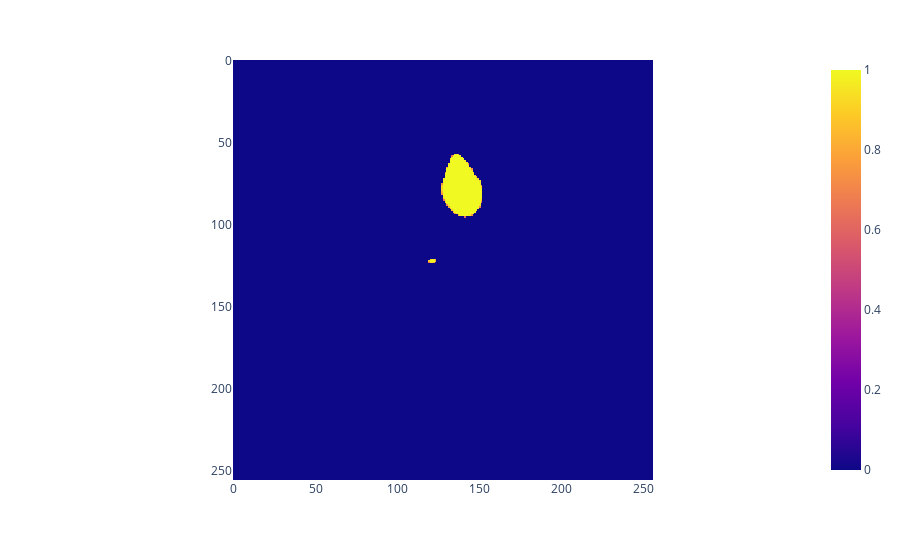

Notebook source saved alongside this figure:
### Code cell
fig = px.imshow(threshed_pred[0,0,17])
fig.show()

### Figure 1 — Plotly figure (JSON) as saved in the notebook; plotly's stock layout.template omitted (floating-point values rounded to 4 significant figures; data arrays with more than 128 entries replaced by an {"elided": "..."} marker saying what was removed)
{"data": [{"coloraxis": "coloraxis", "hovertemplate": "x: %{x}<br>y: %{y}<br>color: %{z}<extra></extra>", "name": "0", "type": "heatmap", "xaxis": "x", "yaxis": "y", "z": {"elided": "256x256 float values"}}], "layout": {"coloraxis": {"colorscale": [[0, "#0d0887"], [0.1111, "#46039f"], [0.2222, "#7201a8"], [0.3333, "#9c179e"], [0.4444, "#bd3786"], [0.5556, "#d8576b"], [0.6667, "#ed7953"], [0.7778, "#fb9f3a"], [0.8889, "#fdca26"], [1, "#f0f921"]]}, "margin": {"t": 60}, "xaxis": {"anchor": "y", "constrain": "domain", "domain": [0, 1], "scaleanchor": "y"}, "yaxis": {"anchor": "x", "autorange": "reversed", "constrain": "domain", "domain": [0, 1]}}}
